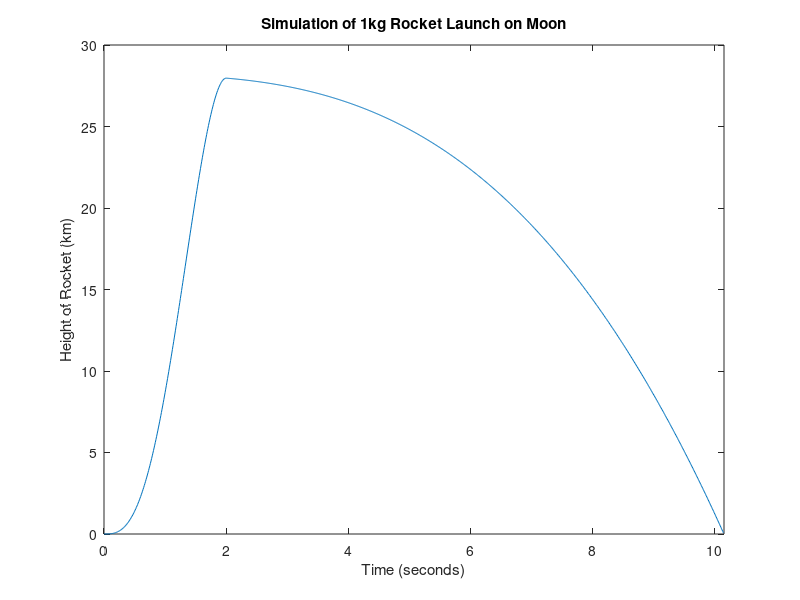

The MATLAB source for this figure:
% CS 345 - Project 1 Option A
% Simulation for a rocket launch on the surface of the moon.
clear;
% Mass of rocket body (kg)
mass_body = 1.00;
% Initial mass of rocket fuel (kg)
mass_fuel = 0.305;
% Gravitational constant of the moon (m/s^2)
g = 1.62;
% initial height (from the moon's surface) (km)
height(1) = 0;
% Placeholder variables for future calculations
acceleration = 0;
speed = 0;
current_fuel = mass_fuel;
% Variables to keep track of maximum height at minimum speed
all_speed(1) = 0;
max_height_at_min_speed = 0;
% Constants
timestep = 0.01;
fuel_loss_rate = mass_fuel * timestep / 2;
% Keep track of time and current height
t = 0;
l = 1;
while height(l) >= 0
    % Force of the thrust on the rocket (N)
    force_thrust = (423 / mass_fuel) * current_fuel * 2;
    % Gravitational force on the surface of the moon against the rocket (N)
    force_gravity = -1 * (mass_body + current_fuel) * g;
    % Calculate acceleration (m/s^2) f=ma -> a=f/m
    acceleration = (force_thrust + force_gravity) / mass_body;
    % Derive speed (velocity) from acceleration (m/s)
    speed = acceleration * t;
    % Calculate height using displacement formula (m)
    height(l+1) = (0.5 * acceleration * (t * t));
    % Convert height from meters to kilometers
    height(l+1) = height(l+1) / 1000;
    height(l+1) = height(l+1) + height(l);
    all_speed(l) = speed;
    current_fuel = current_fuel - fuel_loss_rate;
    % This branch is needed due to how matlab handles floating point arithmetic
    if current_fuel <= fuel_loss_rate
        current_fuel = 0;
    end
    t = t + timestep;
    l = l + 1;
end

% Calculating answer to question: "What is the height when speed is minimum?"
% Need to remove the initial speed is 0 as that value is before rocket launch
all_speed(1) = all_speed(2);
% We're interested in the minimum magnitude and this have to use absolute value
all_speed = abs(all_speed);
% Now that we know minimum speed, we can find out the height at that moment in time
minimum_speed = min(all_speed);
for i = 1:size(all_speed(:))
    if all_speed(i) == minimum_speed
        max_height_at_min_speed = height(i)
    end
end

time = 0:timestep:t;
height(end) = [];
plot(time,height);
xlabel('Time (seconds)');
ylabel('Height of Rocket (km)');
title('Simulation of 1kg Rocket Launch on Moon');
axis([0. t 0. 30]);